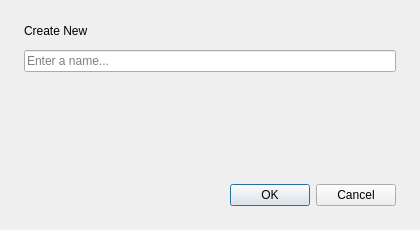
<?xml version="1.0" encoding="UTF-8"?>
<ui version="4.0">
 <class>NameDialog</class>
 <widget class="QDialog" name="NameDialog">
  <property name="geometry">
   <rect>
    <x>0</x>
    <y>0</y>
    <width>420</width>
    <height>230</height>
   </rect>
  </property>
  <property name="windowTitle">
   <string>Name</string>
  </property>
  <layout class="QVBoxLayout" name="dialogLayout">
   <property name="spacing">
    <number>12</number>
   </property>
   <property name="leftMargin">
    <number>24</number>
   </property>
   <property name="topMargin">
    <number>24</number>
   </property>
   <property name="rightMargin">
    <number>24</number>
   </property>
   <property name="bottomMargin">
    <number>24</number>
   </property>
   <item>
    <widget class="QLabel" name="dialogTitleLabel">
     <property name="text">
      <string>Create New</string>
     </property>
     <property name="variant" stdset="0">
      <string notr="true">heading</string>
     </property>
    </widget>
   </item>
   <item>
    <widget class="QLineEdit" name="nameLineEdit">
     <property name="placeholderText">
      <string>Enter a name...</string>
     </property>
    </widget>
   </item>
   <item>
    <spacer name="dialogSpacer">
     <property name="orientation">
      <enum>Qt::Vertical</enum>
     </property>
     <property name="sizeHint" stdset="0">
      <size>
       <width>40</width>
       <height>20</height>
      </size>
     </property>
    </spacer>
   </item>
   <item>
    <widget class="QDialogButtonBox" name="buttonBox">
     <property name="orientation">
      <enum>Qt::Horizontal</enum>
     </property>
     <property name="standardButtons">
      <set>QDialogButtonBox::Cancel|QDialogButtonBox::Ok</set>
     </property>
    </widget>
   </item>
  </layout>
 </widget>
 <resources/>
 <connections>
  <connection>
   <sender>buttonBox</sender>
   <signal>accepted()</signal>
   <receiver>NameDialog</receiver>
   <slot>accept()</slot>
   <hints>
    <hint type="sourcelabel">
     <x>20</x>
     <y>20</y>
    </hint>
    <hint type="destinationlabel">
     <x>20</x>
     <y>20</y>
    </hint>
   </hints>
  </connection>
  <connection>
   <sender>buttonBox</sender>
   <signal>rejected()</signal>
   <receiver>NameDialog</receiver>
   <slot>reject()</slot>
   <hints>
    <hint type="sourcelabel">
     <x>20</x>
     <y>20</y>
    </hint>
    <hint type="destinationlabel">
     <x>20</x>
     <y>20</y>
    </hint>
   </hints>
  </connection>
 </connections>
</ui>
